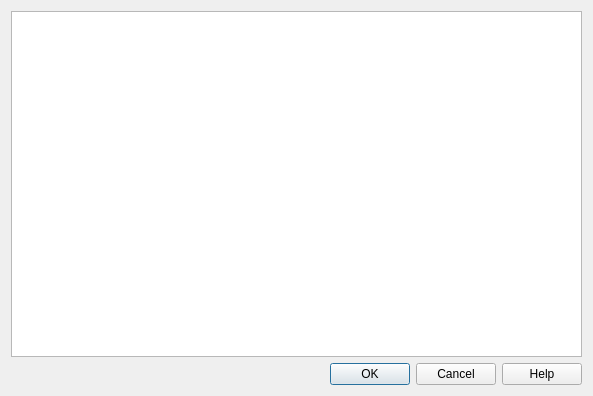
<?xml version="1.0" encoding="UTF-8"?>
<ui version="4.0">
 <class>SdDParamDefault</class>
 <widget class="QDialog" name="SdDParamDefault">
  <property name="geometry">
   <rect>
    <x>0</x>
    <y>0</y>
    <width>593</width>
    <height>396</height>
   </rect>
  </property>
  <property name="windowTitle">
   <string>Select default param to insert</string>
  </property>
  <layout class="QVBoxLayout" name="verticalLayout">
   <item>
    <widget class="QTableWidget" name="mTable"/>
   </item>
   <item>
    <widget class="QDialogButtonBox" name="buttonBox">
     <property name="orientation">
      <enum>Qt::Horizontal</enum>
     </property>
     <property name="standardButtons">
      <set>QDialogButtonBox::Cancel|QDialogButtonBox::Help|QDialogButtonBox::Ok</set>
     </property>
    </widget>
   </item>
  </layout>
 </widget>
 <resources/>
 <connections>
  <connection>
   <sender>buttonBox</sender>
   <signal>accepted()</signal>
   <receiver>SdDParamDefault</receiver>
   <slot>accept()</slot>
   <hints>
    <hint type="sourcelabel">
     <x>248</x>
     <y>254</y>
    </hint>
    <hint type="destinationlabel">
     <x>157</x>
     <y>274</y>
    </hint>
   </hints>
  </connection>
  <connection>
   <sender>buttonBox</sender>
   <signal>rejected()</signal>
   <receiver>SdDParamDefault</receiver>
   <slot>reject()</slot>
   <hints>
    <hint type="sourcelabel">
     <x>316</x>
     <y>260</y>
    </hint>
    <hint type="destinationlabel">
     <x>286</x>
     <y>274</y>
    </hint>
   </hints>
  </connection>
 </connections>
</ui>
